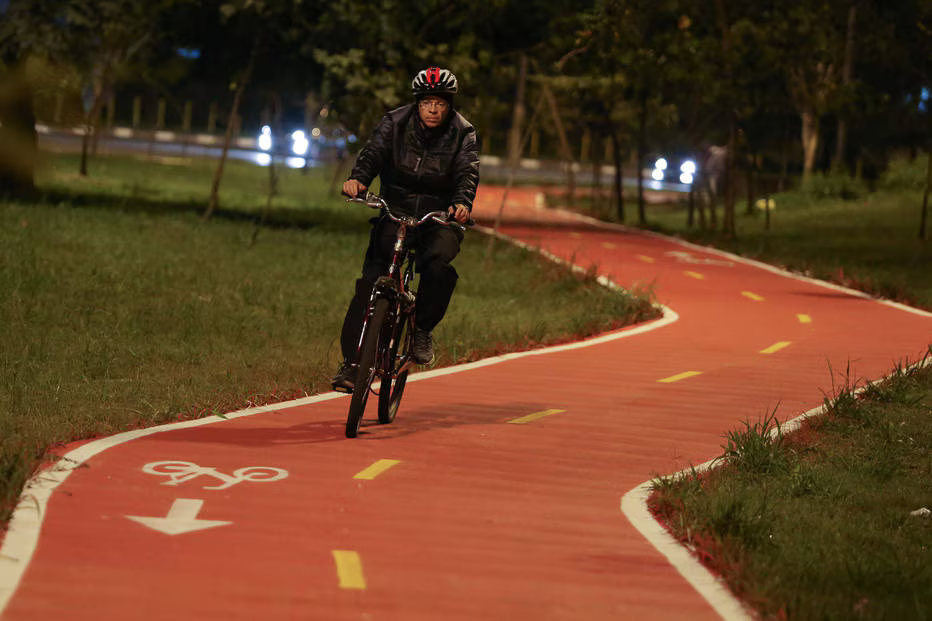
#> input picture images/image.png, 932 x 621 px
$ python 'reducao_dimensionalidade_binarização.py'
#> lines starting #> are read from the running program, lines starting #| are printed output that depends on the picture; after the words box and inside, x2 and y2 are one past the last pixel; in counts of white or black regions, pixels touching at a corner belong together
# -*- coding: utf-8 -*-
"""reducao_dimensionalidade_binarização.ipynb

Automatically generated by Colab.

Original file is located at
    https://colab.research.google.com/drive/18o2qXNf1PhRxzrhhdNiaVG0ULtIBK3Qb

Passo 1: Importação das bibliotecas
"""

import cv2 as cv
from matplotlib import pyplot as plt
import sys

"""Passo 2: Ler a imagem"""

# Ler imagem usando a biblioteca opencv
img = cv.imread("images/image.png")
#> img is the input picture: shape (621, 932, 3); mean B, G, R 36.4, 63.7, 100.5

# Verifica se foi possivel ler a imagem caso contrário retorna a mensagem e encerra aplicação
if img is None:
    sys.exit("Não foi possível ler a imagem.")

"""Passo 3: Tratar as imagens"""

# Criei uma função para reduzir o tamanho da imagem
def resize_image(new_width: int) -> None:
#> called with new_width = 350
  factor = new_width / img.shape[1]
#> factor = 0.376
  new_height = int(img.shape[0] * factor)
#> new_height = 233
  return new_width, new_height

# Uso da função para reduzir a imagem proporcionalmente para a largura 350px
img = cv.resize(img, resize_image(350))
#> img: shape (233, 350, 3)

# Para não haver alteração ao plotar a imagem pelo matplotlib, precisamos converter a imagem de BGR para RGB
img_rgb = cv.cvtColor(img, cv.COLOR_BGR2RGB)
# Reduz a dimensionalidade para escalas de cinza 0 a 255
img_gray = cv.cvtColor(img_rgb, cv.COLOR_RGB2GRAY)
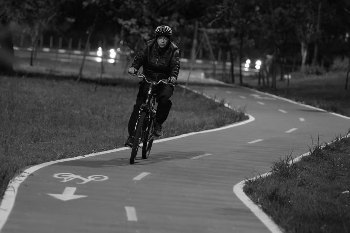
#> img_gray: shape (233, 350); min 1, max 255, mean 71.5
# Reduz a dimensionalidade binarizando, sendo necessário usar o método OTSU para realizar cálculo automático do melhor threshold baseado no histograma da imagem.
_, img_bin = cv.threshold(img_gray, 0, 255, cv.THRESH_BINARY + cv.THRESH_OTSU)
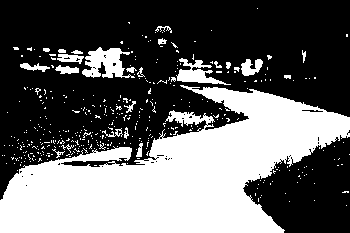
#> img_bin: shape (233, 350); 39.2% white; 393 white regions (369 under 20 px), largest, box (x1, y1, x2, y2) and area: (0, 85, 350, 233) 28124, (82, 47, 135, 78) 929, (176, 58, 231, 85) 591

print("Original: ", img_rgb.shape)
#| Original:  (233, 350, 3)
print("Escala de Cinza: ", img_gray.shape)
#| Escala de Cinza:  (233, 350)
print("Binarizada: ", img_bin.shape)
#| Binarizada:  (233, 350)

print("Threshold calculado: ", _)
#| Threshold calculado:  79.0

"""Passo 4: Exibir as Imagens"""

# Para otimizar a exibição, criei um dicionário com indice e valor
images = {"RBG": img_rgb, "Escala de Cinza": img_gray, "Binarizada": img_bin}

# Ajustar o tamanho para exibição
plt.figure(figsize=(12,8))

# Iteração do dicionário para colocar titulo adequado em cada imagem
for i, (title, image) in enumerate(images.items()):
    plt.subplot(1, 3, i + 1) # Determina a plotagem em uma linha e 3 colunas
    plt.title(title) # Determina a plotagem do titulo
    # Verifica se o title na iteração é um RGB
    if title == "RGB":
      plt.imshow(image)
    else: # se não for RBG ele precisa determinar o cmap="gray", para garantir que apareçam em tons de cinza reais, não em cores estranhas.
      plt.imshow(image, cmap="gray")
    plt.axis("off") # para não plotar os eixos
#> this loop made 3 passes
#> title on passes 1 to 3: 'RBG', 'Escala de Cinza', 'Binarizada'

plt.show()
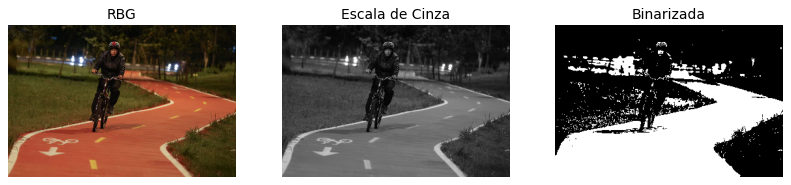
#> figure drawn by matplotlib, 3 panels

"""Passo 5: Gravar as imagens"""

cv.imwrite("images/image_rgb.png", img_rgb)
cv.imwrite("images/image_gray.png", img_gray)
cv.imwrite("images/image_bin.png", img_bin)
